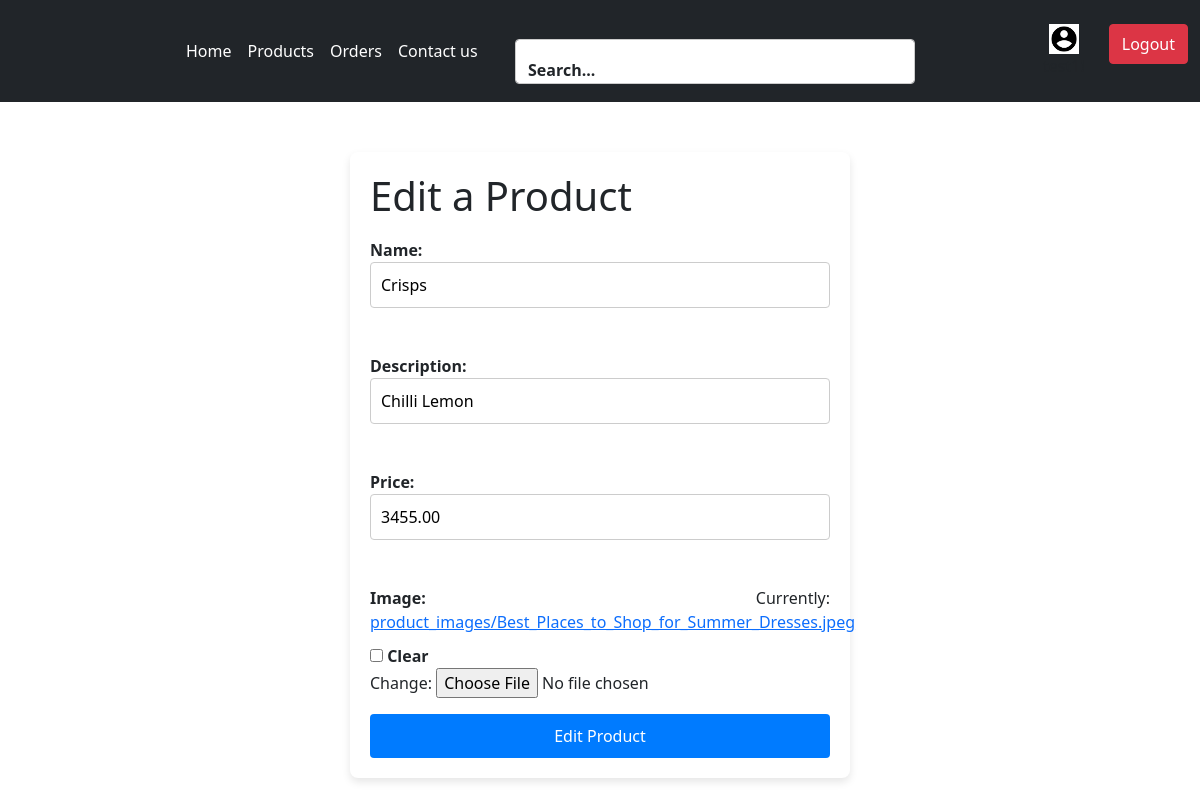
/products/edit/3/ (signed in), run on the app's committed database.
### auths/models.py (models this page shows, shortened)
class Product(models.Model):
    name = models.CharField(max_length=255)
    description = models.CharField(max_length=255)
    price = models.DecimalField(max_digits=10,decimal_places=2)
    image = models.ImageField(upload_to='product_images/',blank=True,null=True)
    user=models.ForeignKey(User,on_delete=models.CASCADE,null=True)
    created_at=models.DateTimeField(auto_now_add=True, null=True)
    ordered=models.BooleanField(default=False,null=True)

### auths/views.py (the view)
# urls.py: path('products/edit/<int:id>/', views.edit_product, name='edit_product'),
@login_required
def edit_product(request,id):
    product =get_object_or_404(Product,id=id)
    if request.method == "POST":
        form = productform(request.POST ,request.FILES,instance=product)
        if form.is_valid():
            form.save()
            return redirect('products')
    else:
        form =productform(instance=product)
    return render(request, 'edit_product.html',{'form':form,'product':product})

### auths/productform.py
class productform(forms.ModelForm):
    class Meta:
        model = Product
        fields = ['name', 'description', 'price','image',]

### auths/templates/edit_product.html (shortened to what this page needs)
<!DOCTYPE html>
<html>
  <head>
    <link rel="stylesheet" href="">
    <link
    href="/your-path-to-fontawesome/css/fontawesome.css"
    rel="stylesheet"
  />
  <link
    href="/your-path-to-fontawesome/css/custom-icons.css"
    rel="stylesheet"
  />
  <link
    href="https://cdn.jsdelivr.net/npm/bootstrap@5.0.2/dist/css/bootstrap.min.css"
    rel="stylesheet"
>
  </head>
  <body>
    <nav class="navbar nav navbar-expand-lg navbar-light bg-dark">
      <div class="container-fluid">
        <div class="collapse navbar-collapse" id="navbarSupportedContent">
          <ul
            style="margin-left: 150px; color: white"
            class="navbar-nav me-auto mb-2 mb-lg-0 ml-25 text-white"
          >
            <li style="color: white" class="nav-item">
              <a
                style="color: white"
                class="nav-link active text-slate-50 g"
                aria-current="page"
                href="/"
                >Home</a
              >
            </li>
            <li class="nav-item">
              <a
                style="color: white"
                class="nav-link active g"
                aria-current="page"
                href="/products"
                >Products</a
              >
            </li>
            <li class="nav-item">
              <a
                style="color: white"
                class="nav-link active g"
                aria-current="page"
                href="/orders"
                >Orders</a
              >
            </li>
            <li class="nav-item">
              <a
                style="color: white"
                class="nav-link active g"
                aria-current="page"
                href="/contact"
                >Contact us</a
              >
            </li>
          </ul>
          <div
            style="margin-right: 8rem; width: 25rem; height: 2rem"
            class="mr-4 mb-2"
          >
            <div class="form-floating pt-2">
              <input
                style="height: 2.8rem"
                type="text"
                class="form-control"
                id="floatingInput"
                placeholder="search"
              />
              <label for="floatingInput">Search...</label>
            </div>
          </div>
          <div class="d-flex gap-4 mt-3">
            <div class="d-flex flex-column align-items-center">
              <img
                style="height: 30px; object-fit: cover"
              />
              <p>{{ user.username }}!</p>
            </div>
            <a href="{% url 'logout' %}">
              <button
                style="height: 40px; object-fit: cover"
                type="button"
                class="btn btn-danger w-full mb-2"
              >
                Logout
              </button>
            </a>
          </div>
        </div>
      </div>
    </nav>
    <div class="form-container">
      <h1>Edit a Product</h1>
      <form method="post" enctype="multipart/form-data">
        {% csrf_token %} {{ form.as_p }}
        <button type="submit">Edit Product</button>
      </form>
    </div>
  </body>
</html>

### auths/templates/edit_product.html (style rules this page uses)
.form-container { width: 500px; margin: 50px auto; background-color: white; padding: 20px; border-radius: 8px; box-shadow: 0 4px 8px rgba(0, 0, 0, 0.1); }
form { display: flex; flex-direction: column; text-align:justify; }
label { font-weight: bold; margin-top: 10px; text-align:justify; }
input[type="text"], input[type="number"], input[type="password"] { width: 100%; padding: 10px; margin-bottom: 20px; border: 1px solid #ccc; border-radius: 4px; box-sizing: border-box; font-size: 16px; }
button { width: 100%; padding: 10px; background-color: #007bff; color: white; border: none; border-radius: 4px; font-size: 16px; cursor: pointer; transition: background-color 0.3s ease; }

### data on the page
Product: name "Crisps", description "Chilli Lemon", price "3455.00"
